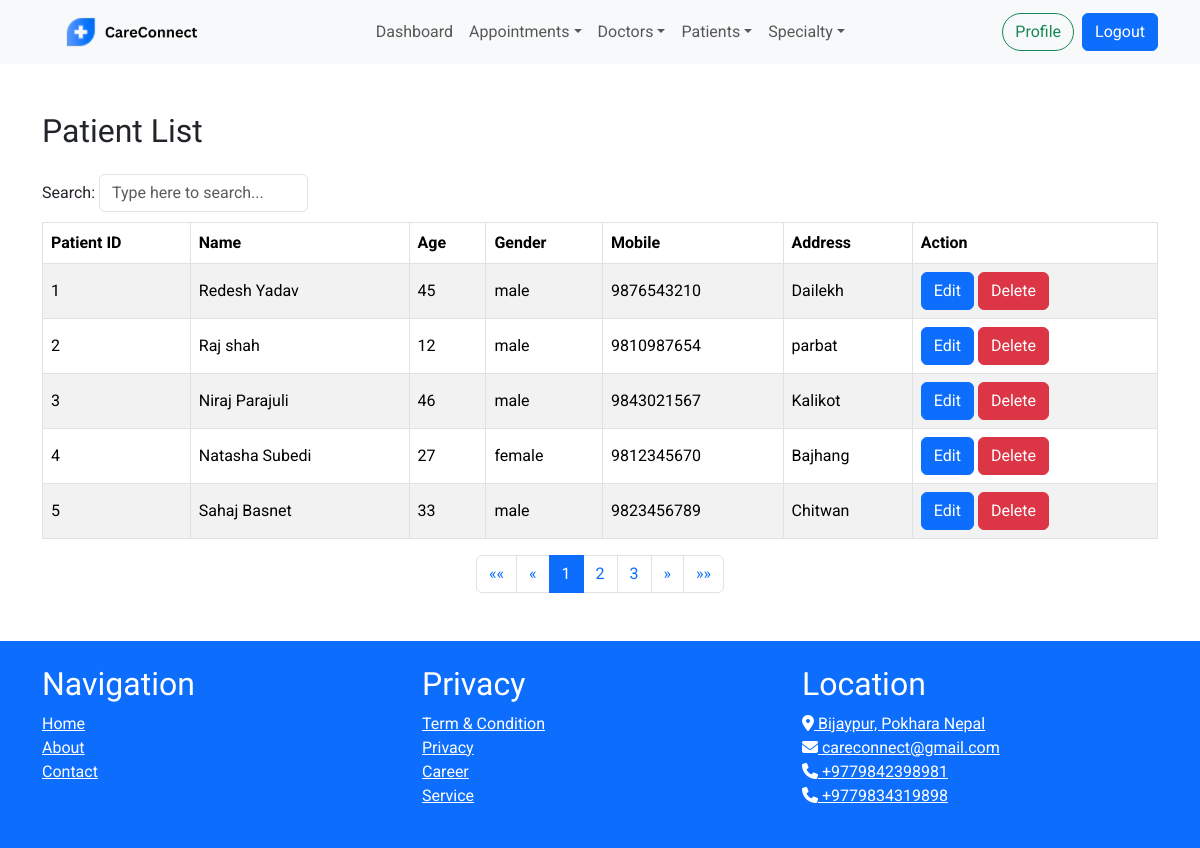
Screenshot of /patients/list/ (signed in) with the database file from the repository.
### cms/models.py (models this page shows, shortened)
class StaticFile(models.Model):
    name = models.CharField(max_length=255)
    image = models.ImageField(upload_to='static_files/')

### patients/models.py (models this page shows, shortened)
class Patient(models.Model):
    GENDER_CHOICES = [
        ('male', 'Male'),
        ('female', 'Female'),
        ('other', 'Other'),
    ]
    id = models.AutoField(primary_key=True)
    user = models.OneToOneField(User, on_delete=models.CASCADE, null=True)
    name = models.CharField(max_length=50)
    age = models.IntegerField(null=True)
    gender = models.CharField(max_length=10, choices=GENDER_CHOICES)
    mobile = models.CharField(max_length=15)
    address = models.CharField(max_length=100)

### patients/views.py (the view)
# urls.py: path('list/', views.patient_list, name='patient_list'),
def patient_list(request):
    if not request.user.is_staff:
        return redirect('login')
    patients = Patient.objects.all().order_by('id')
    context = {'patients': patients}
    return render(request, 'patients/patient_list.html', context)

### cms/context_processors.py (called while the page is built)
def logo_processor(request):
    logo = StaticFile.objects.filter(name='logo').first()
    return {
        'logo': logo,
    }

### templates/patients/patient_list.html (shortened to what this page needs)
{% extends 'cms/base.html' %}
{% block content %}
<div class="container my-5">
    <h2 class="mb-4">Patient List</h2>
    <table class="table table-hover table-striped table-bordered align-middle tablemanager">
        <thead class="thead-dark">
            <tr>
                <th>Patient ID</th>
                <th>Name</th>
                <th>Age</th>
                <th>Gender</th>
                <th>Mobile</th>
                <th>Address</th>
                <th>Action</th>
            </tr>
        </thead>
        <tbody>
            {% for patient in patients %}
            <tr>
                <td>{{ patient.id }}</td>
                <td>{{ patient.name }}</td>
                <td>{{ patient.age }}</td>
                <td>{{ patient.gender }}</td>
                <td>{{ patient.mobile }}</td>
                <td>{{ patient.address }}</td>
                <td>
                    <a href="{% url 'update_patient' patient.id %}" class="btn btn-primary">Edit</a>
                    <button class="btn btn-danger" data-toggle="modal"
                        data-target="#deleteModal{{ patient.id }}">Delete</button>
                </td>
            </tr>
            {% endfor %}
        </tbody>
    </table>
</div>
{% endblock %}

### templates/cms/base.html (shortened to what this page needs)
<!DOCTYPE html>
<html lang="en">
<head>
    {% load static %}
    <link href="https://cdn.jsdelivr.net/npm/bootstrap@5.3.3/dist/css/bootstrap.min.css" rel="stylesheet"
>
    <link href="{% static 'css/style.css' %}" rel="stylesheet">
</head>
<body class="d-flex flex-column min-vh-100">
    <header class="header_section sticky-top">
        <nav class="navbar navbar-expand-lg navbar-light bg-light">
            <div class="container">
                <a class="navbar-brand" href="/">
                    {% if logo %}
                    <img src="{{ logo.image.url }}" alt="केयरकनेक्ट" style="height: 38px;">
                    {% endif %}
                </a>
                <div class="offcanvas offcanvas-end" tabindex="-1" id="offcanvasNavbar"
                    aria-labelledby="offcanvasNavbarLabel">
                    <div class="offcanvas-body">
                        <ul class="navbar-nav mx-auto mt-2 mt-lg-0">
                            {% if user.is_authenticated %}
                            {% if request.user.is_staff %}
                            <li class="nav-item">
                                <a class="nav-link" href="{% url 'home' %}">Dashboard</a>
                            </li>
                            <li class="nav-item">
                                <div class="dropdown">
                                    <a class="nav-link dropdown-toggle" type="button" id="appointmentDropdown"
                                        data-bs-toggle="dropdown" aria-expanded="false">Appointments</a>
                                </div>
                            </li>
                            <li class="nav-item">
                                <div class="dropdown">
                                    <a class="nav-link dropdown-toggle" type="button" id="doctorDropdown"
                                        data-bs-toggle="dropdown" aria-expanded="false">Doctors</a>
                                </div>
                            </li>
                            <li class="nav-item">
                                <div class="dropdown">
                                    <a class="nav-link dropdown-toggle" type="button" id="patientDropdown"
                                        data-bs-toggle="dropdown" aria-expanded="false">Patients</a>
                                </div>
                            </li>
                            <li class="nav-item">
                                <div class="dropdown">
                                    <a class="nav-link dropdown-toggle" type="button" id="specialtyDropdown"
                                        data-bs-toggle="dropdown" aria-expanded="false">Specialty</a>
                                </div>
                            </li>
                            {% endif %}
                            {% endif %}
                        </ul>
                        <div class="ml-auto d-flex align-items-center">
                            {% if user.is_authenticated %}
                            <a href="{% url 'profile' %}" class="btn btn-outline-success rounded-pill mx-2">Profile</a>
                            {% if user.is_staff %}
                            <form method="POST" action="{% url 'logout_admin' %}" class="mb-0">
                                <button type="submit" class="btn btn-primary my-2 my-sm-0 mr-2">Logout</button>
                            </form>
                            {% else %}
                            <form method="POST" action="{% url 'logout_user' %}" class="mb-0">
                                {% csrf_token %}
                                <button type="submit" class="btn btn-primary my-2 my-sm-0 mr-2">Logout</button>
                            </form>
                            {% endif %}
                            {% else %}
                            <form method="POST" action="{% url 'login' %}" class="mb-0">
                                {% csrf_token %}
                                <button type="submit" class="btn btn-primary my-2 my-sm-0 mx-2">Login</button>
                            </form>
                            <a href="{% url 'register' %}" class="btn btn-outline-primary my-2 my-sm-0">Sign Up</a>
                            {% endif %}
                        </div>
                    </div>
                </div>
            </div>
        </nav>
    </header>
    <main class="main flex-grow-1">
        {% block content %}
        {% endblock %}
    </main>
    <footer class="bg-primary text-white py-4">
        <div class="container">
            <div class="row">
                <div class="col-md-4">
                    <div class="sitemap">
                        <h2>Navigation</h2>
                        <ul class="list-unstyled">
                            <li><a href="{% url 'home'%}" class="text-white">Home</a></li>
                            <li><a href="{% url 'about_us'%}" class="text-white">About</a></li>
                            <li><a href="{% url 'contact_us'%}" onclick="" class="text-white">Contact</a></li>
                        </ul>
                    </div>
                </div>
                <div class="col-md-4">
                    <div class="privacy">
                        <h2>Privacy</h2>
                        <ul class="list-unstyled">
                            <li><a href="#" class="text-white">Term & Condition</a></li>
                            <li><a href="#" class="text-white">Privacy</a></li>
                            <li><a href="#" class="text-white">Career</a></li>
                            <li><a href="#" class="text-white">Service</a></li>
                        </ul>
                    </div>
                </div>
                <div class="col-md-4">
                    <div class="location">
                        <h2>Location</h2>
                        <ul class="list-unstyled" id="list">
                            <li><a href="#" class="text-white"><i class="fas fa-map-marker-alt"></i> Bijaypur, Pokhara
                                    Nepal</a></li>
                            <li><a href="mailto:careconnect@gmail.com" class="text-white"><i
                                        class="fas fa-envelope"></i> careconnect@gmail.com</a>
                            </li>
                            <li><a href="tel:9842398981" class="text-white"><i class="fas fa-phone"></i>
                                    +9779842398981</a></li>
                            <li><a href="tel:9834319898" class="text-white"><i class="fas fa-phone"></i>
                                    +9779834319898</a></li>
                        </ul>
                    </div>
                </div>
            </div>
        </div>
    </footer>
</html>

### static/css/style.css (style rules this page uses)
body { font-family: 'Roboto', sans-serif; }
h1, h2, h3 { font-family: 'Varela Round', sans-serif; }

### templates/cms/base.html (style rules this page uses)
body { font-family: 'Roboto', sans-serif; display: flex; flex-direction: column; min-height: 100vh; }
.main { flex: 1; }
h1, h2, h3 { font-family: 'Varela Round', sans-serif; }

### rows the page displays
StaticFile: image (picture)
Patient: id "1", name "Redesh Yadav", age "45", gender "male", mobile "9876543210", address "Dailekh"
Patient: id "2", name "Raj shah", age "12", gender "male", mobile "9810987654", address "parbat"
Patient: id "3", name "Niraj Parajuli", age "46", gender "male", mobile "9843021567", address "Kalikot"
Patient: id "4", name "Natasha Subedi", age "27", gender "female", mobile "9812345670", address "Bajhang"
Patient: id "5", name "Sahaj Basnet", age "33", gender "male", mobile "9823456789", address "Chitwan"
